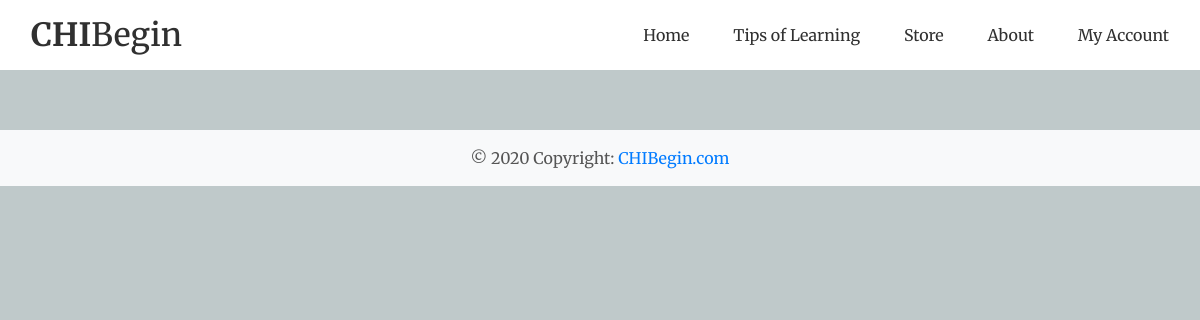
The page /store/ on the database as committed earlier.
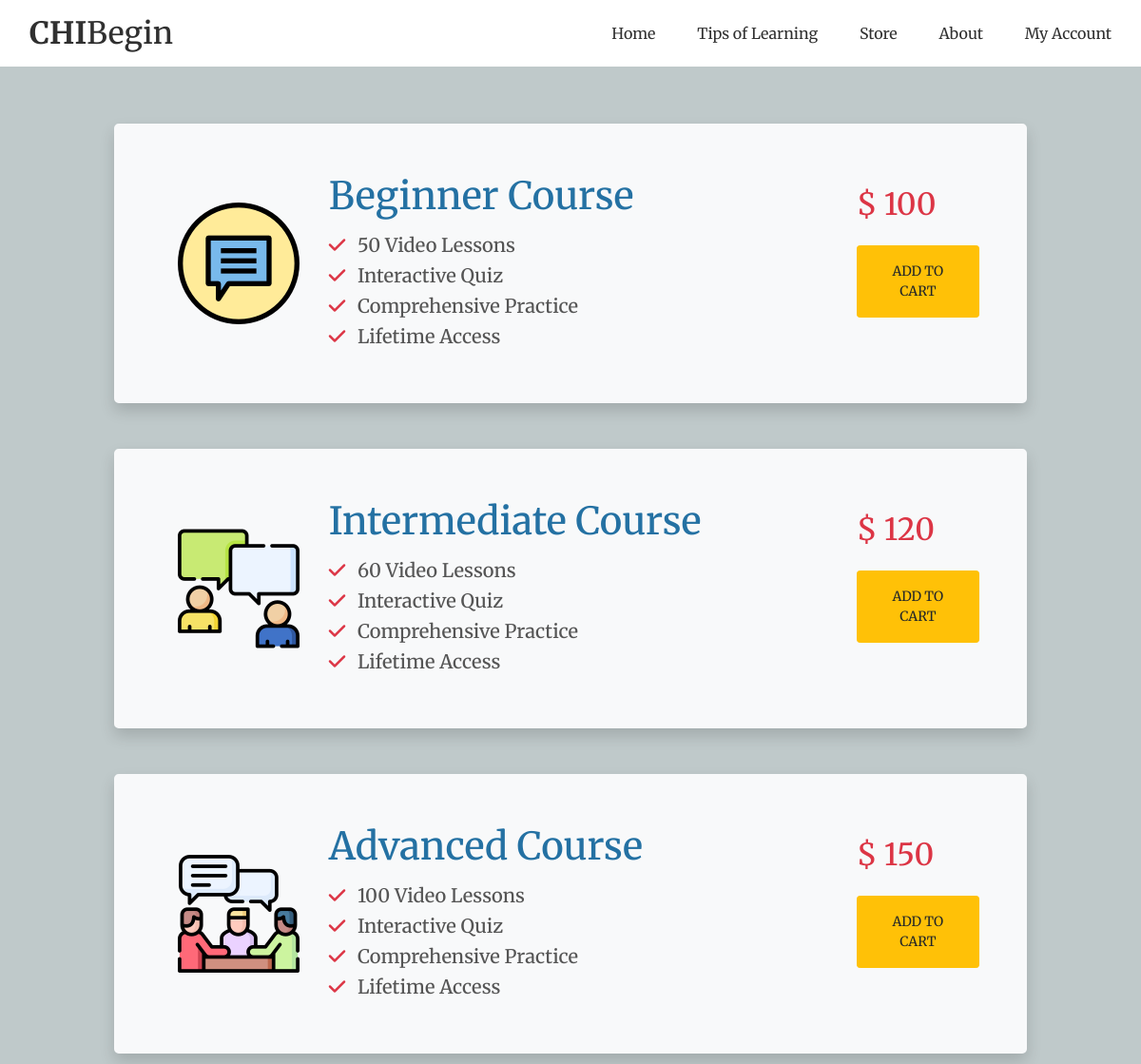
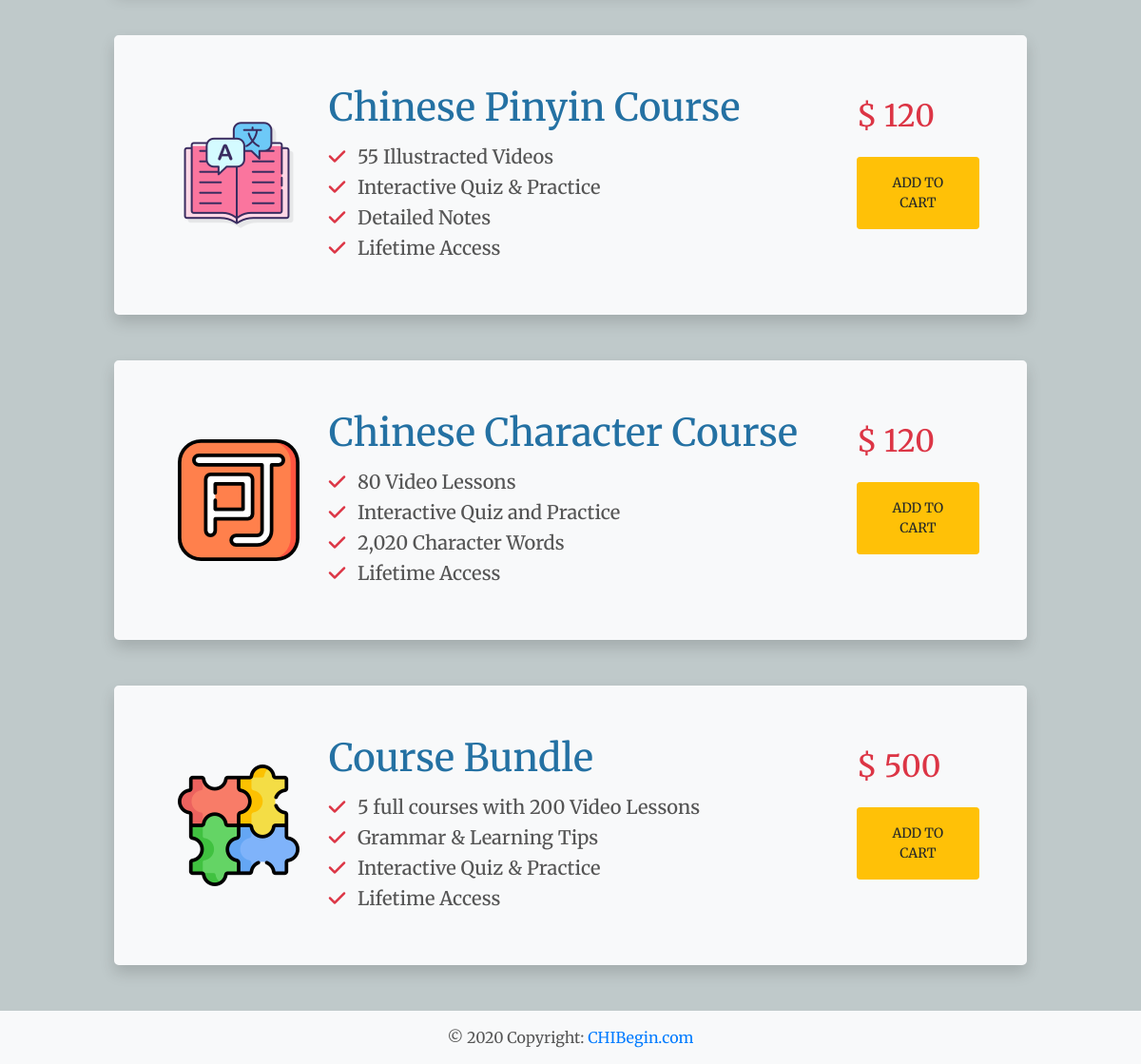
The same page on the database as committed later (2 pictures, top to bottom).
### store/models.py (models this page shows, shortened)
class Store(models.Model):
    sku = models.CharField(max_length=20, null=True, blank=True)
    name = models.CharField(max_length=254)
    description_1 = models.TextField()
    description_2 = models.TextField()
    description_3 = models.TextField()
    description_4 = models.TextField()
    price = models.DecimalField(max_digits=6, decimal_places=0)
    image = models.ImageField(null=True, blank=True)

### store/views.py (the view)
# urls.py: path('', views.all_courses, name='store')
def all_courses(request):
    store = Store.objects.all()
    context = {
        'store': store,
    }
    return render(request, 'store/store.html', context)

### store/templates/store/store.html
{% extends 'base.html' %}
{% load static %}
{% block content %}
    <div class="container">
        {% for store in store %}
            <div class="row mb-5 border border-4 border-light rounded-lg bg-light shadow">
                <div class="col-3 col-md-2 ml-5 my-auto">
                    <img src="/media/{{ store.image }}" alt="{{ store.name }}">
                </div>
                <div class="col-6 col-md-7 my-auto">
                    <h1 class="logo-font text-blue mt-5 mb-3">
                        {{ store.name }}
                    </h1>
                    <h5><i class="fa fa-check text-danger pr-2" aria-hidden="true"></i> {{ store.description_1 }}</h5>
                    <h5><i class="fa fa-check text-danger pr-2" aria-hidden="true"></i> {{ store.description_2 }}</h5>
                    <h5><i class="fa fa-check text-danger pr-2" aria-hidden="true"></i> {{ store.description_3 }}</h5>
                    <h5><i class="fa fa-check text-danger mb-5 pr-2" aria-hidden="true"></i> {{ store.description_4 }}</h5>
                </div>
                <div class="col-2 col-md-2 my-auto">
                    <h2 class="logo-font text-danger mx-auto">$ {{ store.price }}</h2>
                    <h6 class="py-3">
                        <a href="" class="btn btn-warning btn-sm rounded-1 text-uppercase py-3 px-3 my-auto mx-auto">Add to Cart</a>
                    </h6>
                </div>
            </div>
        {% endfor %}
    </div>
{% endblock %}

### templates/base.html (shortened to what this page needs)
{% load static %}
<!doctype html>
<html lang="en">
  <head>
    {% block corecss %}
        <link rel="stylesheet" href="https://stackpath.bootstrapcdn.com/bootstrap/4.5.0/css/bootstrap.min.css">
        <link rel="stylesheet" href="{% static 'css/base.css' %}">
    {% endblock %}
  </head>
  <body>
    <header class="container-fluid fixed-top">
        <div id="topnav" class="row bg-white pt-lg-2 pb-lg-2 d-none d-lg-flex">
                <div class="col-12 col-lg-4 my-auto py-lg-0 text-center text-lg-left">
                    <a href="{% url 'home' %}" class="nav-link main-logo-link">
                        <h2 class="logo-font text-black my-0"><strong>CHI</strong>Begin</h2>
                    </a>
                </div>
                <div class="col-12 col-lg-8 my-auto py-1 py-lg-0">
                    <ul class="list-inline list-unstyled text-center text-lg-right my-0">
                        <li class="list-inline-item">
                            <a class="text-black nav-link" href="{% url 'home' %}">Home</a>
                        </li>
                        <li class="list-inline-item">
                            <a class="text-black nav-link" href="{% url 'tips' %}">Tips of Learning</a>
                        </li>
                        <li class="list-inline-item">
                            <a class="text-black nav-link" href="{% url 'store' %}">Store</a>
                        </li>
                        <li class="list-inline-item">
                            <a class="text-black nav-link" href="{% url 'about' %}">About</a>
                        </li>
                        <li class="list-inline-item dropdown">
                            <a class="text-black nav-link" href="#" id="user-options" data-toggle="dropdown" aria-haspopup="true" aria-expanded="false">
                                <div class="text-center">
                                    <p class="my-0">My Account</p>
                                </div>
                            </a>
                        </li>
                </ul>
                </div>
        </div>
    </header>
    {% block page_header %}
        <div class="container header-container">
        </div>
    {% endblock %}
    {% block content %}
    {% endblock %}
    <footer class="page-footer font-small indigo bg-light">
            <div class="footer-copyright text-center py-3">© 2020 Copyright:
                <a href="{% url 'home' %}"> CHIBegin.com</a>
            </div>
    </footer>
  </body>
</html>

### static/css/base.css (style rules this page uses)
html { height: 100%; }
body { background-color: #bfc9ca; color: #555555; font-family: 'Merriweather', serif; }
.main-logo-link { width: fit-content; }
.text-black { color: #303030 !important; }
.text-blue { color: #2471a3; }
.border-4 { border-width: 4px !important; }
@media (min-width: 1200px) { .container { max-width: 80%; } }
@media (min-width: 992px) { .header-container { padding-top: 130px; } }

Rows that differ between the two databases and show on the page:
added Store: image (picture), name "Beginner Course", description_1 "50 Video Lessons", description_2 "Interactive Quiz", description_3 "Comprehensive Practice", description_4 "Lifetime Access", price "100"
added Store: image (picture), name "Intermediate Course", description_1 "60 Video Lessons", description_2 "Interactive Quiz", description_3 "Comprehensive Practice", description_4 "Lifetime Access", price "120"
added Store: image (picture), name "Advanced Course", description_1 "100 Video Lessons", description_2 "Interactive Quiz", description_3 "Comprehensive Practice", description_4 "Lifetime Access", price "150"
added Store: image (picture), name "Chinese Pinyin Course", description_1 "55 Illustracted Videos", description_2 "Interactive Quiz & Practice", description_3 "Detailed Notes", description_4 "Lifetime Access", price "120"
added Store: image (picture), name "Chinese Character Course", description_1 "80 Video Lessons", description_2 "Interactive Quiz and Practice", description_3 "2,020 Character Words", description_4 "Lifetime Access", price "120"
added Store: image (picture), name "Course Bundle", description_1 "5 full courses with 200 Video Lessons", description_2 "Grammar & Learning Tips", description_3 "Interactive Quiz & Practice", description_4 "Lifetime Access", price "500"
